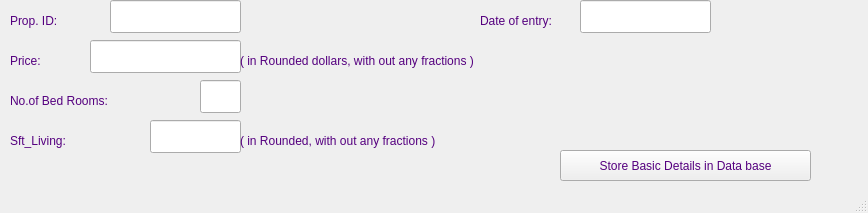
<?xml version="1.0" encoding="UTF-8"?>
<ui version="4.0">
 <class>MainWindow</class>
 <widget class="QMainWindow" name="MainWindow">
  <property name="geometry">
   <rect>
    <x>0</x>
    <y>0</y>
    <width>868</width>
    <height>213</height>
   </rect>
  </property>
  <property name="windowTitle">
   <string>Property Basic Details</string>
  </property>
  <property name="styleSheet">
   <string notr="true">color: rgb(85, 0, 127);
font: 75 12pt &quot;MS Shell Dlg 2&quot;;</string>
  </property>
  <widget class="QWidget" name="centralwidget">
   <widget class="QLabel" name="label">
    <property name="geometry">
     <rect>
      <x>10</x>
      <y>130</y>
      <width>181</width>
      <height>21</height>
     </rect>
    </property>
    <property name="text">
     <string>Sft_Living:</string>
    </property>
   </widget>
   <widget class="QLineEdit" name="lineEdit">
    <property name="geometry">
     <rect>
      <x>150</x>
      <y>120</y>
      <width>91</width>
      <height>33</height>
     </rect>
    </property>
   </widget>
   <widget class="QPushButton" name="pushButton">
    <property name="geometry">
     <rect>
      <x>560</x>
      <y>150</y>
      <width>251</width>
      <height>31</height>
     </rect>
    </property>
    <property name="text">
     <string>Store Basic Details in Data base</string>
    </property>
   </widget>
   <widget class="QLineEdit" name="lineEdit_3">
    <property name="geometry">
     <rect>
      <x>110</x>
      <y>0</y>
      <width>131</width>
      <height>33</height>
     </rect>
    </property>
   </widget>
   <widget class="QLineEdit" name="lineEdit_4">
    <property name="geometry">
     <rect>
      <x>580</x>
      <y>0</y>
      <width>131</width>
      <height>33</height>
     </rect>
    </property>
   </widget>
   <widget class="QLineEdit" name="lineEdit_5">
    <property name="geometry">
     <rect>
      <x>90</x>
      <y>40</y>
      <width>151</width>
      <height>33</height>
     </rect>
    </property>
   </widget>
   <widget class="QLineEdit" name="lineEdit_6">
    <property name="geometry">
     <rect>
      <x>200</x>
      <y>80</y>
      <width>41</width>
      <height>33</height>
     </rect>
    </property>
   </widget>
   <widget class="QLabel" name="label_3">
    <property name="geometry">
     <rect>
      <x>10</x>
      <y>10</y>
      <width>81</width>
      <height>21</height>
     </rect>
    </property>
    <property name="text">
     <string>Prop. ID:</string>
    </property>
   </widget>
   <widget class="QLabel" name="label_4">
    <property name="geometry">
     <rect>
      <x>480</x>
      <y>10</y>
      <width>101</width>
      <height>21</height>
     </rect>
    </property>
    <property name="text">
     <string>Date of entry:</string>
    </property>
   </widget>
   <widget class="QLabel" name="label_5">
    <property name="geometry">
     <rect>
      <x>10</x>
      <y>90</y>
      <width>141</width>
      <height>21</height>
     </rect>
    </property>
    <property name="text">
     <string>No.of Bed Rooms:</string>
    </property>
   </widget>
   <widget class="QLabel" name="label_6">
    <property name="geometry">
     <rect>
      <x>10</x>
      <y>50</y>
      <width>81</width>
      <height>21</height>
     </rect>
    </property>
    <property name="text">
     <string>Price:</string>
    </property>
   </widget>
   <widget class="QLabel" name="label_7">
    <property name="geometry">
     <rect>
      <x>240</x>
      <y>50</y>
      <width>331</width>
      <height>21</height>
     </rect>
    </property>
    <property name="text">
     <string>( in Rounded dollars, with out any fractions )</string>
    </property>
   </widget>
   <widget class="QLabel" name="label_8">
    <property name="geometry">
     <rect>
      <x>240</x>
      <y>130</y>
      <width>291</width>
      <height>21</height>
     </rect>
    </property>
    <property name="text">
     <string>( in Rounded, with out any fractions )</string>
    </property>
   </widget>
  </widget>
  <widget class="QStatusBar" name="statusbar"/>
 </widget>
 <resources/>
 <connections/>
</ui>
